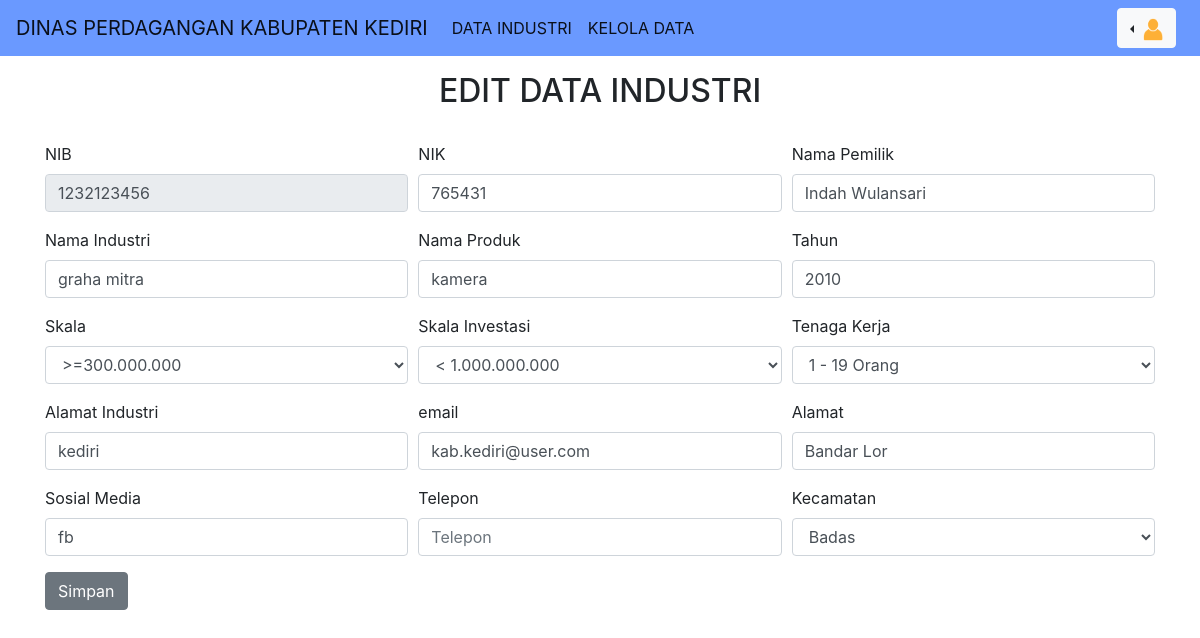
/edit.php?nib=1232123456&aksi=edit, run on the app's committed database.
### tables this page shows
CREATE TABLE `industri` (
  `nib` varchar(30) NOT NULL,
  `namaind` varchar(50) DEFAULT NULL,
  `namaproduk` varchar(50) DEFAULT NULL,
  `tahun` varchar(10) DEFAULT NULL,
  `pendthn` varchar(30) DEFAULT NULL,
  `inthn` varchar(30) DEFAULT NULL,
  `pekerja` varchar(30) DEFAULT NULL,
  `alamatind` varchar(50) DEFAULT NULL,
  `id_kec` int(3) DEFAULT NULL
);

CREATE TABLE `pemilik` (
  `nik` int(20) NOT NULL,
  `nama` varchar(100) DEFAULT NULL,
  `email` varchar(30) DEFAULT NULL,
  `alamat` varchar(50) DEFAULT NULL,
  `sosmed` varchar(20) DEFAULT NULL,
  `telp` varchar(20) DEFAULT NULL,
  `nib` varchar(30) DEFAULT NULL
);

### koneksi.php (called while the page is built, shortened)
<?php
class database
{
    public $host = "localhost",
    $username = "root",
    $pass = "",
    $db = "pkl",
    $koneksi;
    function __construct()
    {
        $this->koneksi = new mysqli($this->host, $this->username, $this->pass, $this->db);
    }
    function tampil_kec()
    {
        $data = "SELECT * FROM kecamatan ORDER BY namakec ASC";
        $hasil = $this->koneksi->query($data);
        while ($d = mysqli_fetch_array($hasil))
        {
            $result[] = $d;
        }
        return $result;
    }
   function edit($nib)
   {
    $data = "SELECT ind.`nib`, pm.`nik`, pm.`nama`, ind.`namaind`, ind.`namaproduk`, ind.`tahun`,  ind.`pendthn`, ind.`inthn`, ind.`pekerja`,
    ind.`alamatind`, pm.`alamat`, pm.`email`, pm.`sosmed`,pm.`telp`, kec.`namakec`
    FROM industri ind, pemilik pm, kecamatan kec
    WHERE ind.`nib` = pm.`nib`
    AND ind.`id_kec` = kec.`id_kec`
    AND ind.`nib` = $nib AND pm.`nib` = $nib";
    $hasil = $this->koneksi->query($data);
    while ($d = mysqli_fetch_array($hasil))
    {
        $result[] = $d;
    }
    return $result;
}
}
?>

### edit.php (the view, shortened to what this page needs)
<!doctype html>
<?php
include 'koneksi.php';
$db = new database();
?>
<html lang="en">
<head>
	<link rel="stylesheet" href="https://stackpath.bootstrapcdn.com/bootstrap/4.3.1/css/bootstrap.min.css">
</head>
<body>
<nav class="navbar navbar-expand-lg navbar-light fixed-top" style="background-color: #6a99ff">
		<a class="navbar-brand" href="admin.php">DINAS PERDAGANGAN KABUPATEN KEDIRI</a>
		<div class="collapse navbar-collapse" id="navbarSupportedContent">
			<ul class="navbar-nav mr-auto">
				<li class="nav-item active">
					<a class="nav-link" href="dataadm.php">DATA INDUSTRI</a>
				</li>
				<li class="nav-item active">
					<a class="nav-link" href="kelola.php">KELOLA DATA</a>
				</li>
			</ul>
	<div class="btn-group dropleft mr-2">
		<button type="button" class="btn btn-light dropdown-toggle" data-toggle="dropdown" aria-haspopup="true" aria-expanded="false" >
		<img src="adm.png" width="20">
		</button>
		</div>
	</nav><br><br><br>
  <div class="container">
  <div class="row">
    <div class="col-md-12">
    <center><h2>EDIT DATA INDUSTRI</h2></center><br>
    <?php
      foreach ($db->edit($_GET['nib']) as $data){
    ?>
    <form action = "proses.php?aksi=update" method="post">
 	<div class="form-row">
    <div class="form-group col-md-4">
      <label for="inputnib">NIB</label>
      <input type="text" readonly name = "nib" value="<?php echo $data['nib']?>" class="form-control" id="inputnib" placeholder="NIB">
    </div>
	<div class="form-group col-md-4">
      <label for="inputnk">NIK</label>
      <input type="text" name = "nik" value="<?php echo $data['nik']?>" class="form-control" id="inputnk" placeholder="nik">
    </div>
    <div class="form-group col-md-4">
      <label for="inputnp">Nama Pemilik</label>
      <input type="text" name = "nama" value="<?php echo $data['nama']?>" class="form-control" id="inputnp" placeholder="Nama Pemilik">
    </div>
    <div class="form-group col-md-4">
      <label for="inputnamaind">Nama Industri</label>
      <input type="text" name = "namaind" value="<?php echo $data['namaind']?>" class="form-control" id="inputnamaind" placeholder="Nama Industri">
    </div>
    <div class="form-group col-md-4">
      <label for="inputnamaprod">Nama Produk</label>
      <input type="text" name = "namaproduk" value="<?php echo $data['namaproduk']?>" class="form-control" id="inputnamaprod" placeholder="Nama Produk">
    </div>
    <div class="form-group col-md-4">
      <label for="inputhn">Tahun</label>
      <input type="text" name = "tahun" value="<?php echo $data['tahun']?>" class="form-control" id="inputhn" placeholder="Tahun">
    </div>
    <div class="form-group col-md-4">
        <label for="inputmo">Skala</label>
        <select class="form-control" name="pendthn" id="inputmo">
        <option value="Mikro">>=300.000.000</option>
      </select>
    </div>
    <div class="form-group col-md-4">
      <label for="inputinv">Skala Investasi</label>
      <select class="form-control" name="inthn" id="inputinv">
        <option value="1.000.000.000">< 1.000.000.000</option>
      </select>
    </div>
    <div class="form-group col-md-4">
      <label for="inputpekerja">Tenaga Kerja</label>
      <select class="form-control" name="pekerja" id="inputpekerja">
        <option value="1-19">1 - 19 Orang</option>
      </select>
    </div>
    <div class="form-group col-md-4">
      <label for="inputalind">Alamat Industri</label>
      <input type="text" name = "alamatind" value="<?php echo $data['alamatind']?>" class="form-control" id="inputalind" placeholder="Alamat Industri">
    </div>
	<div class="form-group col-md-4">
      <label for="inputem">email</label>
      <input type="text" name = "email" value="<?php echo $data['email']?>" class="form-control" id="inputem" placeholder="Email">
    </div>
	<div class="form-group col-md-4">
      <label for="inputal">Alamat</label>
      <input type="text" name = "alamat" value="<?php echo $data['alamat']?>" class="form-control" id="inputal" placeholder="Alamat">
    </div>
    <div class="form-group col-md-4">
      <label for="inputsos">Sosial Media</label>
      <input type="text" name = "sosmed" value="<?php echo $data['sosmed']?>" class="form-control" id="inputsos" placeholder="Sosial Media">
    </div>
    <div class="form-group col-md-4">
      <label for="inputtel">Telepon</label>
      <input type="text" name = "telp" class="form-control" id="inputtel" placeholder="Telepon">
    </div>
    <div class="form-group col-md-4">
      <label for="inputkec">Kecamatan</label>
	<select name="inputkec" value="<?php echo $data['namakec']?>" class="form-control" id="inputkec">
		<?php
			foreach($db->tampil_kec() as $data) {
		?>
			<option value="<?php echo $data['id_kec'];?>"> <?php echo $data['namakec'];?> </option>
		<?php } ?>
	</select>
    </div>
  </div>
  <input type="submit" value="Simpan" class="btn btn-secondary">
    </form>
    <?php } ?>
	</div>
  </div>
</div>
</div><br>
</body>
</html>

### data on the page
industri: nib "1232123456", nik "765431", nama "Indah Wulansari", namaind "graha mitra", namaproduk "kamera", tahun "2010", alamatind "kediri", email "kab.kediri@user.com", alamat "Bandar Lor", sosmed "fb"

### other printed values
form field inputkec "Badas"
